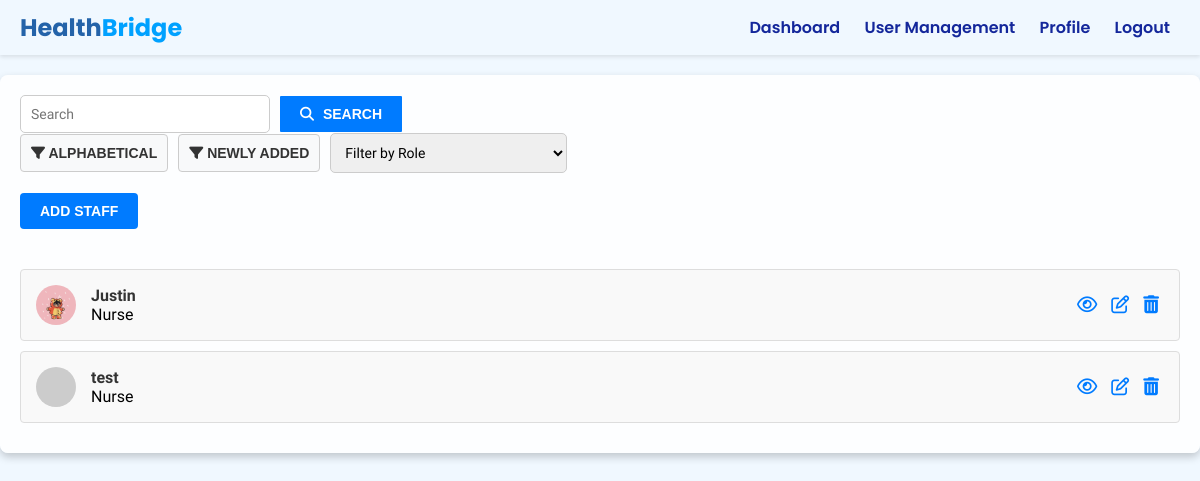
The app's page /user_management/ (signed in), older data.
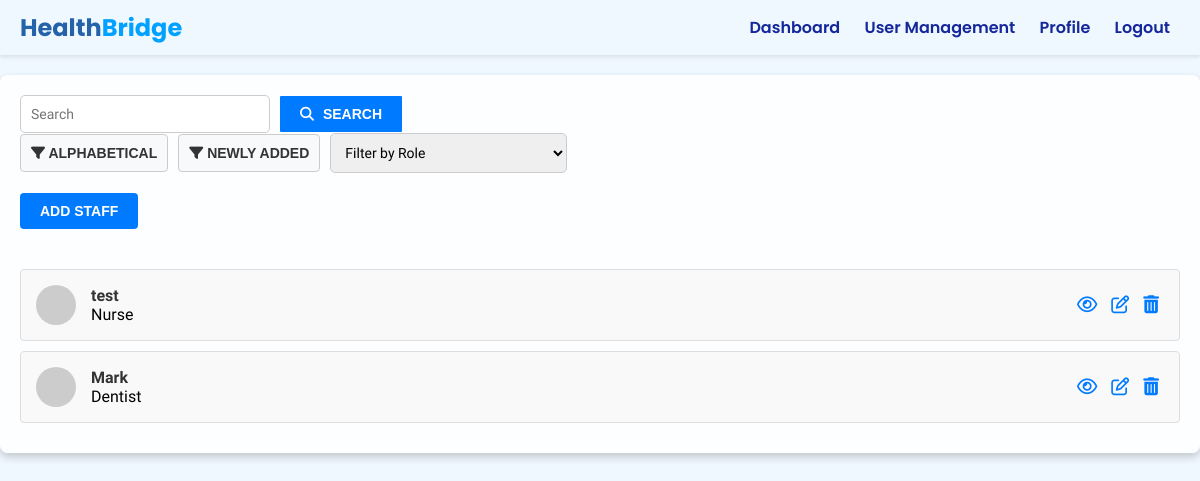
The same page, newer data.
### main/models.py (models this page shows, shortened)
class Staff(models.Model):
    staff_id = models.AutoField(primary_key=True)
    admin = models.ForeignKey('Admin', on_delete=models.CASCADE)
    name = models.CharField(max_length=100)
    profile_image = models.ImageField(upload_to='staff_profile_pics/', blank=True, null=True)
    role = models.CharField(
        max_length=50,
        choices=[('Nurse', 'Nurse'), ('Dentist', 'Dentist'), ('Physician', 'Physician')]
    )
    email_address = models.EmailField(unique=True)
    password = models.CharField(max_length=255)
    contact_number = models.CharField(max_length=15, validators=[RegexValidator(regex=r'^\+?1?\d{9,15}$')])
    status = models.CharField(
        max_length=10,
        choices=[('Active', 'Active'), ('Inactive', 'Inactive')],
        default='Active'
    )
    class Meta:
        verbose_name = "Staff Member"
        verbose_name_plural = "Staff Members"

### main/views.py (the view, shortened to what this page needs)
# urls.py: path('user_management/', views.admin_user_management, name='user_management'),
@admin_login_required
def admin_user_management(request):
    if 'admin_id' not in request.session:
        return redirect('admin_login')
    admin_email = request.session['admin_email']
    admin = models.Admin.objects.get(email=admin_email)
    search_query = request.GET.get('search', '')
    role_filter = request.GET.get('role_filter', '')
    filter_option = request.GET.get('filter', '')
    staff_list = models.Staff.objects.all()
    if search_query:
        staff_list = staff_list.filter(name__icontains=search_query)
    if role_filter:
        staff_list = staff_list.filter(role=role_filter)
    if filter_option == 'alphabetical':
        staff_list = staff_list.order_by('name')  # Alphabetical order
    elif filter_option == 'newest':
        staff_list = staff_list.order_by('-staff_id')  # Newest first (based on staff_id)
    return render(request, 'superadminside/user_management.html', {
        'admin': admin,
        'staff_list': staff_list,
        'search_query': search_query,
        'role_filter': role_filter
    })

### main/views.py (called while the page is built)
def admin_login_required(view_func):
    @wraps(view_func)
    def _wrapped_view(request, *args, **kwargs):
        if 'admin_id' not in request.session:
            return redirect('admin_login')  # Redirect to the admin login page
        return view_func(request, *args, **kwargs)
    return _wrapped_view

### main/templates/superadminside/user_management.html (shortened to what this page needs)
{% load static %}
<!DOCTYPE html>
<html lang="en">
<head>
    <link rel="stylesheet" href="{% static 'css/superadmin/user_management.css' %}">
    <link rel="stylesheet" href="{% static 'css/header.css' %}">
    <link href='https://unpkg.com/boxicons@2.1.1/css/boxicons.min.css' rel='stylesheet'>
    <link rel="stylesheet" href="https://cdnjs.cloudflare.com/ajax/libs/font-awesome/6.0.0-beta3/css/all.min.css">
    <link href="https://cdn.jsdelivr.net/npm/sweetalert2@11/dist/sweetalert2.min.css" rel="stylesheet">
</head>
<body>
    {% include 'includes/superadmin_header.html' %}
    <div class="parent">
        <div class="div2">
            <div class="search-container">
                <form method="get" action="{% url 'user_management' %}" style="display: flex; align-items: center; gap: 10px;">
                    <input type="text" name="search" placeholder="Search" value="{{ search_query }}" style="padding: 10px; font-size: 14px; border-radius: 5px; border: 1px solid #ccc; width: 250px;">
                    <button type="submit" style="background-color: #007BFF; color: white; border: none; cursor: pointer; border-radius: 1px; font-size: 14px;">
                        <i class="fa fa-search" style="margin-right: 5px;"></i> Search
                    </button>
                </form>
                <form method="get" action="{% url 'user_management' %}">
                    <button type="submit" name="filter" value="alphabetical"><i class="fa fa-filter"></i> Alphabetical</button>
                    <button type="submit" name="filter" value="newest"><i class="fa fa-filter"></i> Newly Added</button>
                    <select name="role_filter" onchange="this.form.submit()" style="padding: 10px; font-size: 14px; border-radius: 5px; border: 1px solid #ccc; width: 237px; cursor: pointer;">
                        <option value="">Filter by Role</option>
                    </select>
                </form>
            </div>
        </div>
        <div class="div1">
            <button class="add-patient-btn" id="openModalBtn">Add Staff</button>
        </div>
        <div class="div4">
            {% for staff in staff_list %}
            <div class="patient-card">
                <div class="info">
                    <img src="{% if staff.profile_image %}{{ staff.profile_image.url }}{% else %}https://via.placeholder.com/40{% endif %}" alt="User" style="width: 40px; height: 40px; object-fit: cover;">
                    <div>
                        <strong>{{ staff.name }}</strong>
                        <div>{{ staff.role }}</div>
                    </div>
                </div>
                <div class="patient-actions">
                    <i class="fa fa-eye" onclick="viewStaff({{ staff.staff_id }})" style="cursor: pointer;"></i>
                    <i class="fa fa-edit" onclick="editStaff({{ staff.staff_id }})" style="cursor: pointer;"></i>
                    <i class="fa fa-trash" onclick="deleteStaff({{ staff.staff_id }})" style="cursor: pointer;"></i>
                </div>
            </div>
            {% endfor %}
        </div>
    {% load static %}
</body>
</html>

### main/templates/includes/superadmin_header.html (shortened to what this page needs)
<header>
    <h1>Health<span class="highlight">Bridge</span></h1>
    <nav>
        <a href="{% url 'admin_dashboard' %}"> Dashboard</a>
        <a href="{% url 'user_management' %}"> User Management</a>
        <a href="{% url 'admin_profile' %}"> Profile</a>
        <a href="{% url 'logout_admin' %}"> Logout</a>
    </nav>
</header>

### main/static/css/superadmin/user_management.css (style rules this page uses)
html, body { height: 100%; margin: 0; padding: 0; font-family: 'Montserrat', sans-serif; background-color: #f0f8ff; background-size: cover; background-position: center; background-repeat: no-repeat; }
.parent { display: grid; grid-template-columns: repeat(6, 1fr); grid-template-rows: auto; grid-column-gap: 20px; grid-row-gap: 20px; margin: 20px auto; max-width: 1200px; padding: 20px; background: rgba(255, 255, 255, 0.9); border-radius: 8px; box-shadow: 0 4px 8px rgba(0, 0, 0, 0.2); }
.div1, .div2, .div3, .div4 { grid-column: span 6; }
form { display: flex; flex-wrap: wrap; gap: 10px; align-items: center; }
input, textarea, select { padding: 10px; border: 1px solid #ddd; border-radius: 4px; font-family: 'Montserrat', sans-serif; font-size: 14px; width: 100%; max-width: 250px; }
button { padding: 10px 20px; background-color: #007BFF; color: white; border: none; border-radius: 4px; font-weight: bold; font-size: 14px; cursor: pointer; text-transform: uppercase; transition: background-color 0.3s ease; }
button[name="filter"] { padding: 10px; font-size: 14px; border-radius: 4px; border: 1px solid #ccc; background-color: #f8f9fa; color: #333; cursor: pointer; }
.patient-card { display: flex; justify-content: space-between; align-items: center; background: #f9f9f9; border: 1px solid #ddd; border-radius: 4px; padding: 15px; margin-bottom: 10px; }
.patient-card .info { display: flex; gap: 15px; align-items: center; }
.patient-card img { width: 50px; height: 50px; object-fit: cover; border-radius: 50%; }
.patient-card strong { font-size: 16px; color: #333; }
.patient-actions i { font-size: 18px; margin: 0 5px; cursor: pointer; color: #007BFF; }

### main/static/css/header.css (style rules this page uses)
* { box-sizing: border-box; margin: 0; padding: 0; }
header { font-family: 'Poppins', sans-serif; background-color: transparent; padding: 10px 20px; display: flex; justify-content: space-between; align-items: center; box-shadow: 0px 2px 4px rgba(0, 0, 0, 0.1); }
header h1 { margin: 0; font-size: 24px; color: #2463a9; animation: slideRight 0.5s ease-in; }
.highlight { color: #00a1ff; }
nav a { font-family: 'Poppins', sans-serif; margin: 0 10px; text-decoration: none; color: #14279B; font-weight: 600; animation: fadeIn 0.5s ease-in; transition: all .5s ease-in; }

Row changes from the older to the newer data that the page shows:
removed Staff: profile_image (picture), name "Justin", role "Nurse"
added Staff: name "Mark", role "Dentist"
